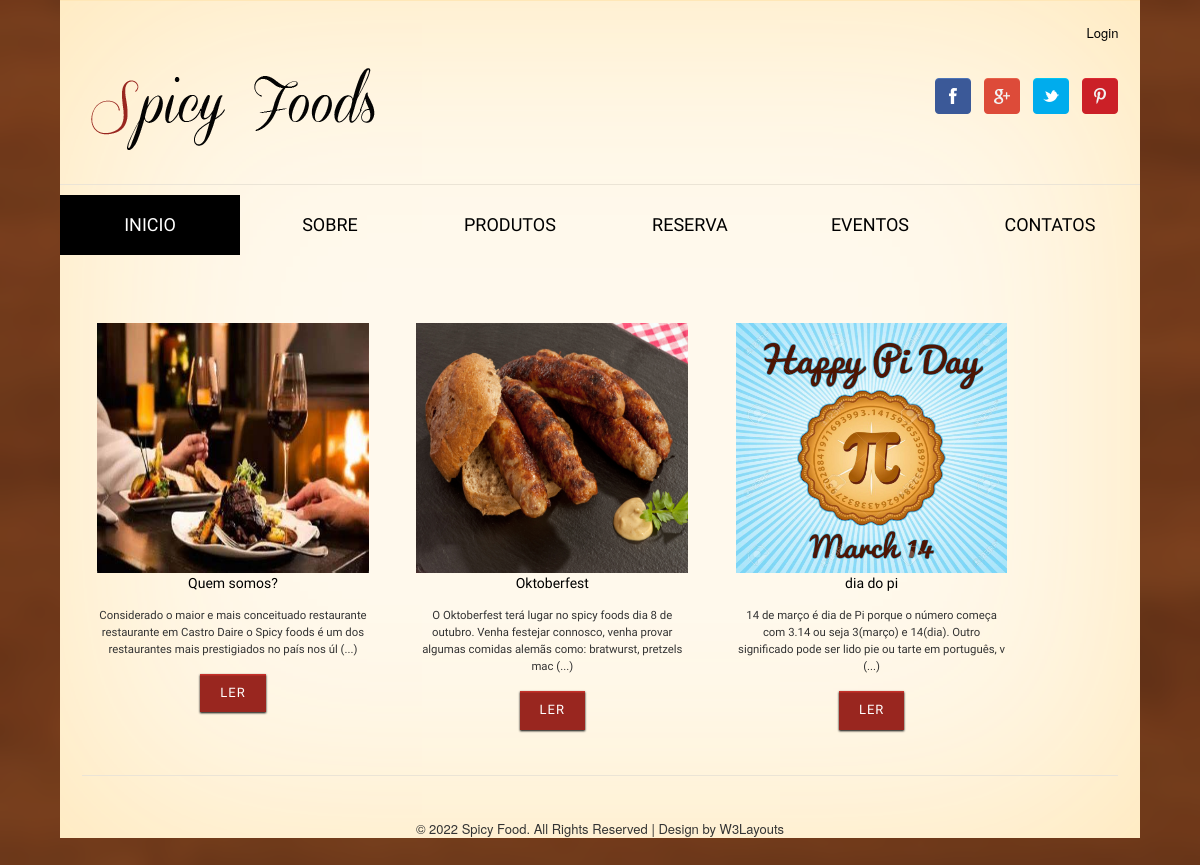
Page /frontoffice/index.php on the earlier database version.
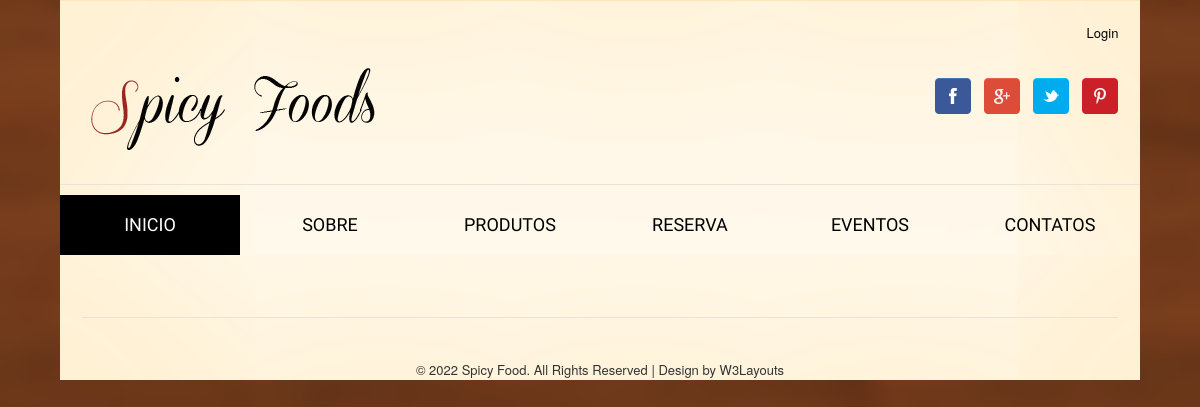
Same page on the later database version.
### tables this page shows
CREATE TABLE `noticias` (
  `ID_Noticia` int(11) NOT NULL,
  `ID_Tipo_Noticia` int(11) NOT NULL,
  `Titulo` varchar(100) NOT NULL,
  `Conteudo` varchar(1000) NOT NULL,
  `Data` varchar(10) NOT NULL,
  `ID_Utilizador` int(11) NOT NULL,
  `Imagem` varchar(75) NOT NULL,
  `Ativo` int(11) NOT NULL
);

### frontoffice/utils/conexao.inc.php (called while the page is built, shortened)
<?php
    function conexaoDB(){
        $servername = "localhost";
        $username = "root";
        $password = "";
        $database = "pap";
        try{
            $conn = mysqli_connect($servername, $username, $password, $database);
        }
        catch(mysqli_sql_exception $mensagem) {
            echo nl2br("Erro: Não foi possivel conectar ao MySQL".$mensagem);
            throw $mensagem;
        }
        return $conn;
    }
    function executarSQL($sql_command){
        $conn = conexaoDB();
        $resultado = mysqli_query($conn, $sql_command);
        return $resultado;
    }
?>

### frontoffice/index.php (the view, shortened to what this page needs)
<?php
	include("./header/header.php");
?>
<div class="main">
	<div class="content-bottom">
		<?php
			$consulta = "SELECT * FROM noticias LIMIT 0,3";
			if($result = executarSQL($consulta)){
				while($row = mysqli_fetch_array($result)){
					echo "<div class='col_1_of_3 span_1_of_3'>";
					echo "<img src='../".$row["Imagem"]."' alt='' height='250' width='475'/>";
					echo "<div class='texto_news'>";
						echo "<div class='bottom-head'>";
							echo "<h5>".$row["Titulo"]."</h5>";
							echo "<p>".substr($row["Conteudo"], 0, 150)." (...) </p></div>";
							echo "<div class='but'>";
								echo "<a href='./single_news.php?ID=".$row["ID_Noticia"]."'class='btn1 btn-8 btn-8a'>Ler</a>";
							echo "</div>";
						echo "</div>";
					echo "</div>";
				}
			}
		?>
	</div>
</div>
<?php
	include("./footer/footer.php");
?>
</body>
</html>

Differences in the rows shown:
removed noticias: Imagem (picture), Titulo "Quem somos?", Conteudo "Considerado o maior e mais conceituado restaurante restaurante em Castro Daire o Spicy foods é um dos restaurantes mais prestigiados no país nos úl"
removed noticias: Imagem (picture), Titulo "Oktoberfest", Conteudo "O Oktoberfest terá lugar no spicy foods dia 8 de outubro. Venha festejar connosco, venha provar algumas comidas alemãs como: bratwurst, pretzels mac"
removed noticias: Imagem (picture), Titulo "dia do pi", Conteudo "14 de março é dia de Pi porque o número começa com 3.14 ou seja 3(março) e 14(dia). Outro significado pode ser lido pie ou tarte em português, v"
